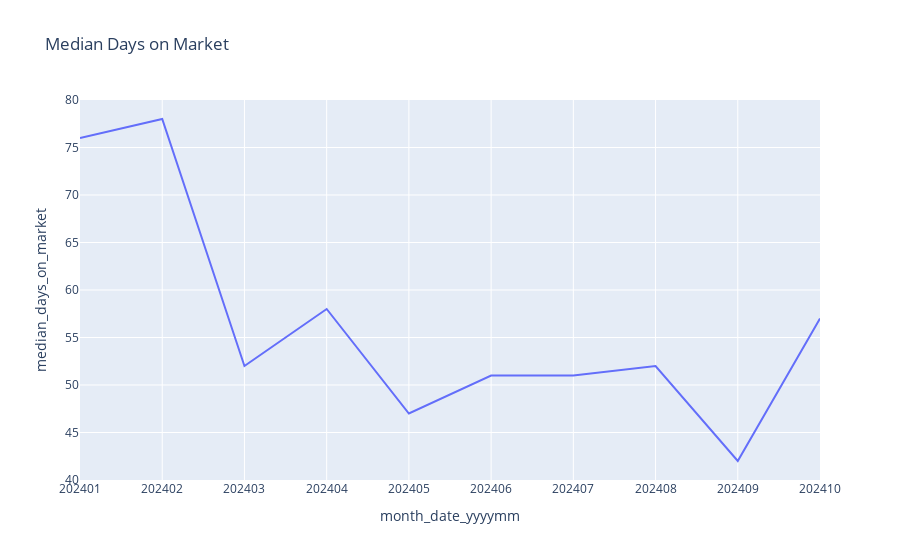

Here is the notebook cell this chart was saved with:
### Code cell
px.line(data, x='month_date_yyyymm', y='median_days_on_market', title='Median Days on Market')

### Figure 1 — Plotly figure (JSON) as saved in the notebook; plotly's stock layout.template omitted (floating-point values rounded to 4 significant figures)
{"data": [{"hovertemplate": "month_date_yyyymm=%{x}<br>median_days_on_market=%{y}<extra></extra>", "legendgroup": "", "line": {"color": "#636efa", "dash": "solid"}, "marker": {"symbol": "circle"}, "mode": "lines", "name": "", "orientation": "v", "showlegend": false, "type": "scatter", "x": ["202401", "202402", "202403", "202404", "202405", "202406", "202407", "202408", "202409", "202410"], "xaxis": "x", "y": [76, 78, 52, 58, 47, 51, 51, 52, 42, 57], "yaxis": "y"}], "layout": {"legend": {"tracegroupgap": 0}, "title": {"text": "Median Days on Market"}, "xaxis": {"anchor": "y", "domain": [0, 1], "title": {"text": "month_date_yyyymm"}}, "yaxis": {"anchor": "x", "domain": [0, 1], "title": {"text": "median_days_on_market"}}}}
